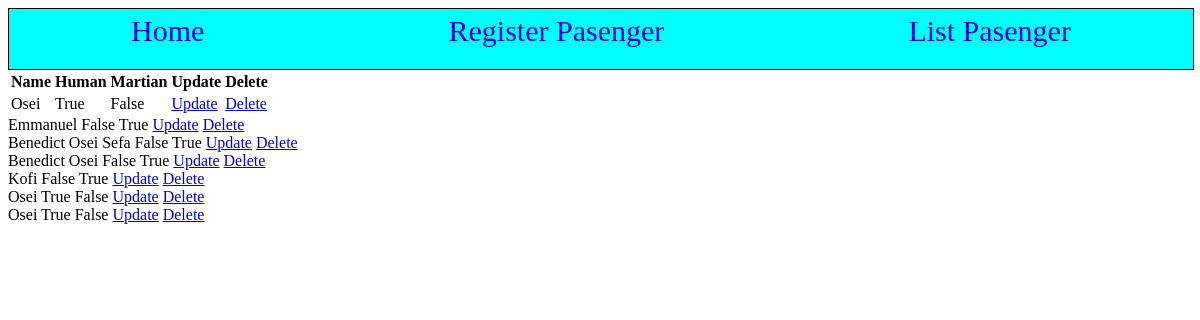
Page /passengerList/ on the committed database.
### complexApp/models.py (models this page shows)
class PassengerBaseModel(models.Model):
    name = models.CharField(max_length=100)
    age =  models.IntegerField()
    gender = models.CharField(max_length=10)
    human = models.BooleanField(default=False)
    martial = models.BooleanField(default=False)
    def __str__(self):
        return self.name

### complexApp/views.py (the view)
# urls.py: path('passengerList/', views.passengerList, name='passengerList'),
def passengerList(request):
    form = PassengerBaseModel.objects.all()
    return render(request, 'passenger_list.html', {'form':form})

### templates/passenger_list.html
{% extends 'base.html' %}
{% block content %}
    {% include 'navbar.html'   %}
    <div>
            <table>
                <thead>
                    <tr>
                        <th>Name</th>
                        <th>Human</th>
                        <th>Martian</th>
                        <th>Update</th>
                        <th>Delete</th>
                    </tr>
                </thead>
                <tbody>
                    {% for form in form %}
                    <tr>
                        <div>
                            <td>{{form.name}}</td>
                            <td>{{form.human}}</td>
                            <td>{{form.martial}}</td>
                            <td><a href="{% url 'update' form.id %}">Update</a></td>
                            <td><a href="{% url 'delete' form.id %}">Delete</a></td>
                        </div>
                    </tr>
                </tbody>
            </table>
        {% endfor %}
    </div>
{% endblock %}

### templates/base.html (shortened to what this page needs)
<!DOCTYPE html>
<html lang="en">
<head>
</head>
<body>
    {% block content %}
    {% endblock content %}
</body>
</html>

### templates/navbar.html (shortened to what this page needs)
{% extends 'base.html' %}
{% block content %}
<div class='container'>
    <div class="div"><a href="/">Home</a></div>
    <div class="div"><a href="/register/">Register Pasenger</a></div>
    <div class="div"><a href="/passengerList/">List Pasenger</a></div>
</div>
{% endblock %}

### templates/navbar.html (style rules this page uses)
.container { display: flex; justify-content: space-around; height: 60px; font-size: 30px; width: 100%; background-color: cyan; border: 1px solid black; }
.div { margin: 5px; }
.div a { text-align: center; text-decoration: none; }

### rows in the picture
PassengerBaseModel: name "Osei", human "True", martial "False"
PassengerBaseModel: name "Emmanuel", human "False", martial "True"
PassengerBaseModel: name "Benedict Osei Sefa", human "False", martial "True"
PassengerBaseModel: name "Benedict Osei", human "False", martial "True"
PassengerBaseModel: name "Kofi", human "False", martial "True"
PassengerBaseModel: name "Osei", human "True", martial "False"
PassengerBaseModel: name "Osei", human "True", martial "False"
